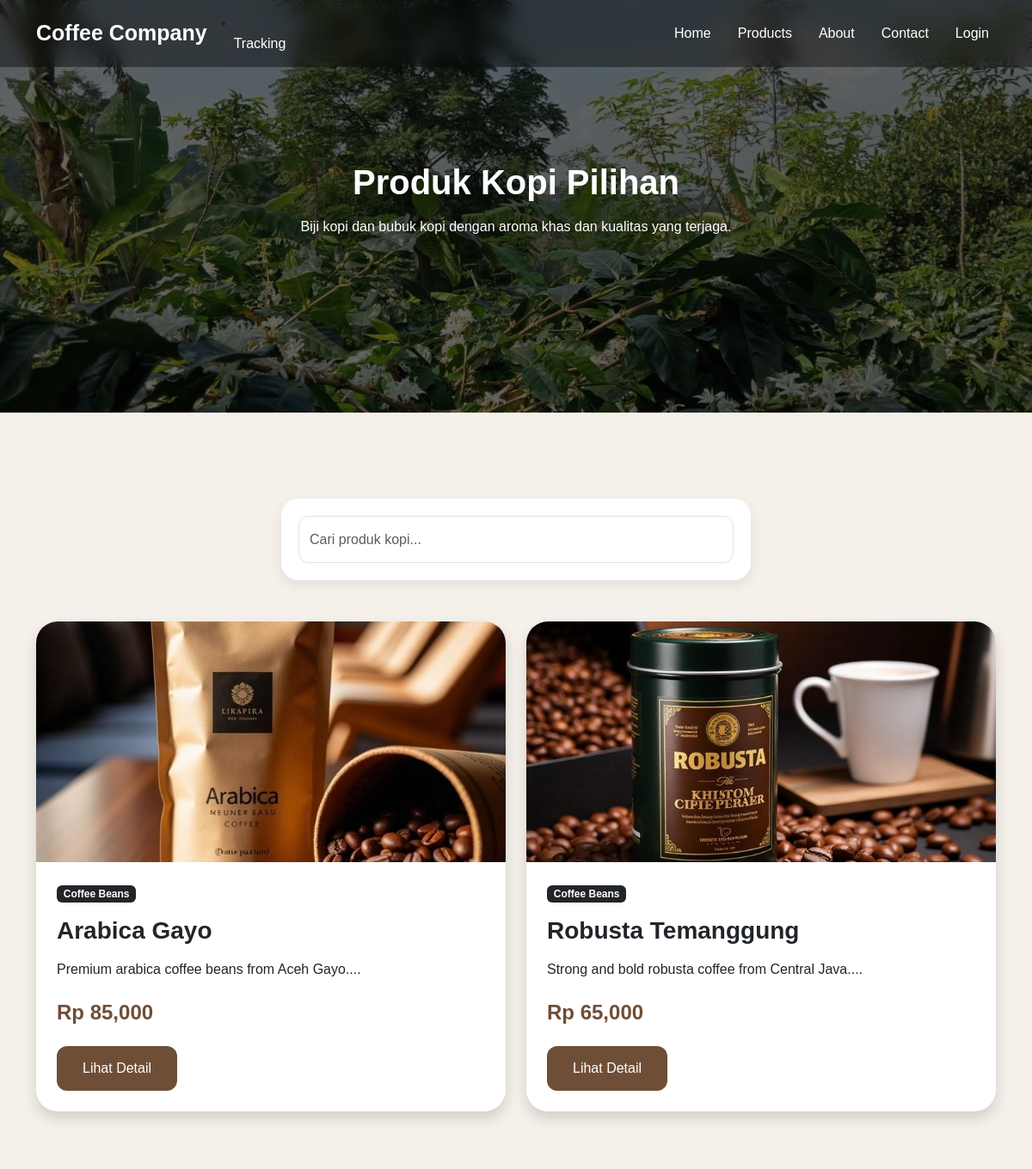
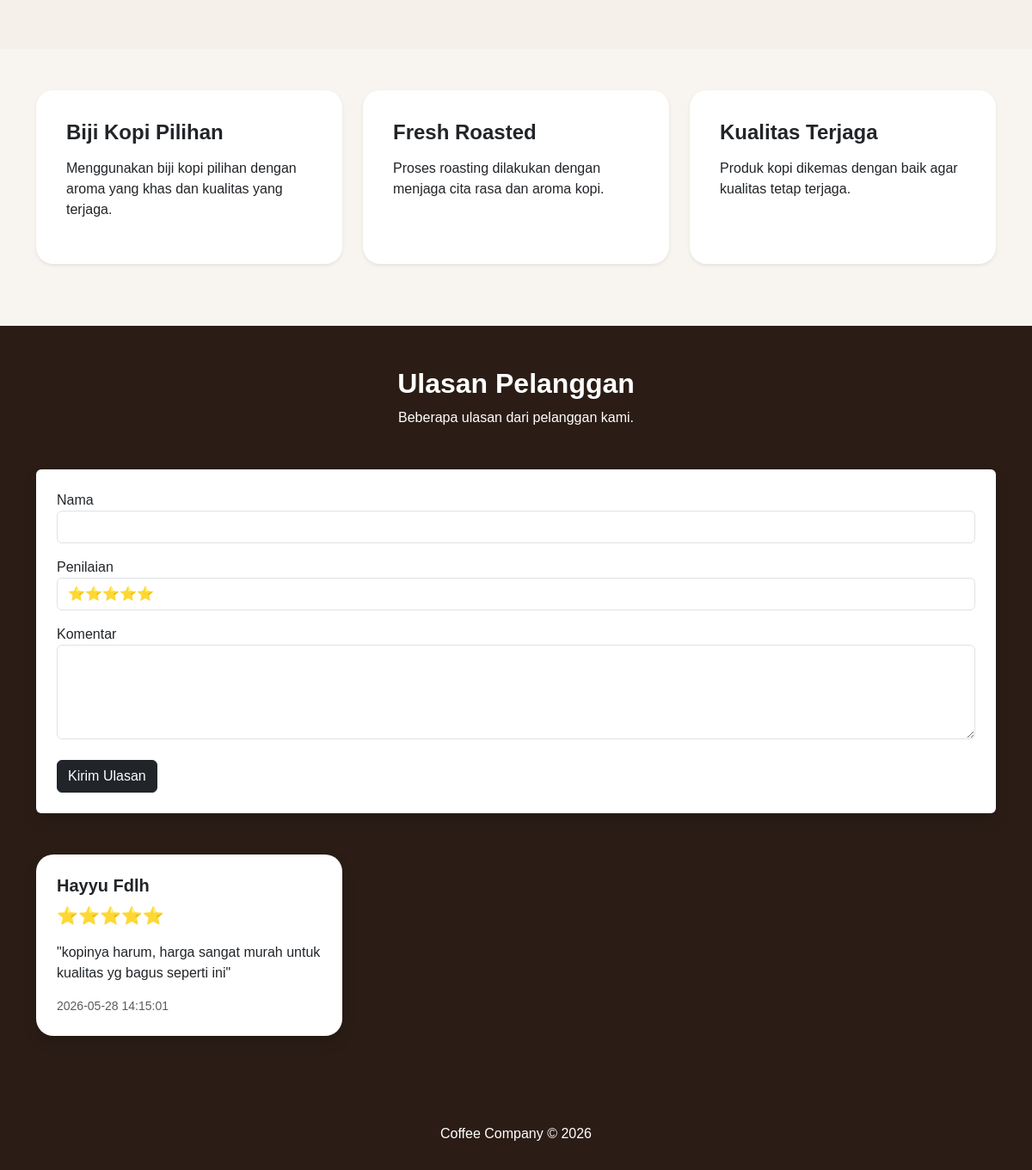
/products.php, run on the app's committed database (2 pictures, top to bottom).
### tables this page shows
CREATE TABLE IF NOT EXISTS `produk` (
  `id` int NOT NULL AUTO_INCREMENT,
  `nama_produk` varchar(100) DEFAULT NULL,
  `deskripsi` text,
  `harga` int DEFAULT NULL,
  `gambar` varchar(255) DEFAULT NULL,
  `kategori` varchar(50) DEFAULT NULL,
  PRIMARY KEY (`id`)
);

CREATE TABLE IF NOT EXISTS `reviews` (
  `id` int NOT NULL AUTO_INCREMENT,
  `nama` varchar(100) DEFAULT NULL,
  `rating` int DEFAULT NULL,
  `komentar` text,
  `tanggal` timestamp NULL DEFAULT CURRENT_TIMESTAMP,
  PRIMARY KEY (`id`)
);

### products.php (the view, shortened to what this page needs)
<?php
include 'config/koneksi.php';
if(isset($_GET['search'])){
    $search = $_GET['search'];
    $data = mysqli_query($conn,
    "SELECT * FROM produk
    WHERE nama_produk LIKE '%$search%'");
} else {
    $data = mysqli_query($conn,
    "SELECT * FROM produk");
}
$review = mysqli_query($conn,
"SELECT * FROM reviews ORDER BY id DESC");
?>
<!DOCTYPE html>
<html lang="id">
<head>
    <link href="https://cdn.jsdelivr.net/npm/bootstrap@5.3.3/dist/css/bootstrap.min.css" rel="stylesheet">
    <link rel="stylesheet" href="assets/css/style.css">
</head>
<body>
<nav class="navbar navbar-expand-lg navbar-dark fixed-top">
    <div class="container">
        <a class="navbar-brand fw-bold" href="#">
            Coffee Company
        </a>
        <li class="nav-item">
            <a class="nav-link" href="cek_pesanan.php">
                Tracking
            </a>
        </li>
        <div class="collapse navbar-collapse" id="menu">
            <ul class="navbar-nav ms-auto">
                <li class="nav-item">
                    <a class="nav-link" href="index.php">
                        Home
                    </a>
                </li>
                <li class="nav-item">
                    <a class="nav-link active" href="products.php">
                        Products
                    </a>
                </li>
                <li class="nav-item">
                    <a class="nav-link" href="about.php">
                        About
                    </a>
                </li>
                <li class="nav-item">
                    <a class="nav-link" href="contact.php">
                        Contact
                    </a>
                </li>
                <?php if(isset($_SESSION['role'])) { ?>
                    <li class="nav-item">
                        <a class="nav-link" href="logout.php">
                            Logout
                        </a>
                    </li>
                <?php } else { ?>
                    <li class="nav-item">
                        <a class="nav-link" href="login.php">
                            Login
                        </a>
                    </li>
                <?php } ?>
            </ul>
        </div>
    </div>
</nav>
<section class="hero-products">
    <div class="container">
        <h1 class="fw-bold">
            Produk Kopi Pilihan
        </h1>
        <p class="mt-3">
            Biji kopi dan bubuk kopi dengan aroma khas
            dan kualitas yang terjaga.
        </p>
    </div>
</section>
<section class="product-section">
    <div class="container">
        <div class="row justify-content-center mb-5">
            <div class="col-md-6">
                <div class="search-box">
                    <form method="GET">
                        <input
                        type="text"
                        name="search"
                        class="form-control search-input"
                        placeholder="Cari produk kopi...">
                    </form>
                </div>
            </div>
        </div>
        <div class="row">
            <?php while($d = mysqli_fetch_array($data)) { ?>
            <div class="col-md-6 mb-4">
                <div class="card product-card shadow h-100">
                    <img
                    src="assets/img/<?php echo $d['gambar']; ?>"
                    class="product-img">
                    <div class="card-body p-4">
                        <span class="badge bg-dark mb-3">
                            <?php echo $d['kategori']; ?>
                        </span>
                        <h3 class="fw-bold">
                            <?php echo $d['nama_produk']; ?>
                        </h3>
                        <p class="mt-3">
                            <?php echo substr($d['deskripsi'],0,120); ?>...
                        </p>
                        <h4 class="fw-bold mt-4 price">
                            Rp <?php echo number_format($d['harga']); ?>
                        </h4>
                        <button
                        class="btn btn-coffee mt-3"
                        data-bs-toggle="modal"
                        data-bs-target="#modal<?php echo $d['id']; ?>">
                            Lihat Detail
                        </button>
                    </div>
                </div>
            </div>
            <?php } ?>
        </div>
    </div>
</section>
<section class="info-section py-5">
    <div class="container">
        <div class="row">
            <div class="col-md-4 mb-4">
                <div class="info-box shadow-sm">
                    <h4 class="fw-bold mb-3">
                        Biji Kopi Pilihan
                    </h4>
                    <p>
                        Menggunakan biji kopi pilihan dengan
                        aroma yang khas dan kualitas yang terjaga.
                    </p>
                </div>
            </div>
            <div class="col-md-4 mb-4">
                <div class="info-box shadow-sm">
                    <h4 class="fw-bold mb-3">
                        Fresh Roasted
                    </h4>
                    <p>
                        Proses roasting dilakukan dengan
                        menjaga cita rasa dan aroma kopi.
                    </p>
                </div>
            </div>
            <div class="col-md-4 mb-4">
                <div class="info-box shadow-sm">
                    <h4 class="fw-bold mb-3">
                        Kualitas Terjaga
                    </h4>
                    <p>
                        Produk kopi dikemas dengan baik
                        agar kualitas tetap terjaga.
                    </p>
                </div>
            </div>
        </div>
    </div>
</section>
<section class="review-section py-5 text-white">
    <div class="container">
        <div class="text-center mb-5">
            <h2 class="fw-bold">
                Ulasan Pelanggan
            </h2>
            <p>
                Beberapa ulasan dari pelanggan kami.
            </p>
        </div>
        <div class="card border-0 shadow p-4 mb-5">
            <form action="proses/tambah_review.php"
            method="POST">
                <div class="mb-3">
                    <label class="text-dark">
                        Nama
                    </label>
                    <input
                    type="text"
                    name="nama"
                    class="form-control"
                    required>
                </div>
                <div class="mb-3">
                    <label class="text-dark">
                        Penilaian
                    </label>
                    <select
                    name="rating"
                    class="form-control">
                        <option value="5">⭐⭐⭐⭐⭐</option>
                    </select>
                </div>
                <div class="mb-4">
                    <label class="text-dark">
                        Komentar
                    </label>
                    <textarea
                    name="komentar"
                    class="form-control"
                    rows="4"
                    required></textarea>
                </div>
                <button class="btn btn-dark">
                    Kirim Ulasan
                </button>
            </form>
        </div>
        <div class="row">
            <?php while($r = mysqli_fetch_array($review)) { ?>
            <div class="col-md-4 mb-4">
                <div class="card review-card shadow h-100 p-4 text-dark">
                    <h5 class="fw-bold">
                        <?php echo $r['nama']; ?>
                    </h5>
                    <div class="star mb-3">
                        <?php
                        for($i=1; $i <= $r['rating']; $i++){
                            echo "⭐";
                        }
                        ?>
                    </div>
                    <p>
                        "<?php echo $r['komentar']; ?>"
                    </p>
                    <small class="text-muted">
                        <?php echo $r['tanggal']; ?>
                    </small>
                </div>
            </div>
            <?php } ?>
        </div>
    </div>
</section>
<div class="footer">
    Coffee Company © 2026
</div>
</body>
</html>

### assets/css/style.css (style rules this page uses)
* { margin: 0; padding: 0; box-sizing: border-box; }
body { font-family: Arial; background-color: #f5f1ea; }
.navbar { background: rgba(0,0,0,0.4); backdrop-filter: blur(10px); padding: 15px 0; }
.navbar-brand { font-size: 25px; }
.nav-link { color: white !important; margin-left: 15px; transition: 0.3s; }
.btn-coffee { background-color: #6f4e37; color: white; padding: 14px 30px; border-radius: 12px; border: none; transition: 0.3s; }
.product-section { padding: 100px 0; }
.product-card { border: none; border-radius: 25px; overflow: hidden; transition: 0.4s; }
.product-img { height: 280px; object-fit: cover; }
.footer { background-color: #2b1d16; color: white; text-align: center; padding: 30px; }

### products.php (style rules this page uses)
.hero-products { min-height: 60vh; display: flex; align-items: center; justify-content: center; text-align: center; color: white; background-image: linear-gradient( rgba(0,0,0,0.6), rgba(0,0,0,0.6) ), url('assets/img/bg.jpeg'); background-size: cover; background-position: center; }
.search-box { background-color: white; padding: 20px; border-radius: 20px; box-shadow: 0 5px 15px rgba(0,0,0,0.08); }
.search-input { height: 55px; border-radius: 12px; }
.product-card { border: none; border-radius: 25px; overflow: hidden; transition: 0.4s; background-color: white; }
.product-img { height: 280px; object-fit: cover; }
.price { color: #6f4e37; }
.info-section { background-color: #f8f5f0; }
.info-box { background-color: white; padding: 35px; border-radius: 20px; transition: 0.3s; height: 100%; }
.review-section { background-color: #2b1d16; }
.review-card { border: none; border-radius: 20px; transition: 0.3s; }
.star { font-size: 20px; }

### data on the page
produk: gambar (picture), kategori "Coffee Beans", nama_produk "Arabica Gayo", deskripsi "Premium arabica coffee beans from Aceh Gayo.", harga "85,000"
produk: gambar (picture), kategori "Coffee Beans", nama_produk "Robusta Temanggung", deskripsi "Strong and bold robusta coffee from Central Java.", harga "65,000"
reviews: nama "Hayyu Fdlh", komentar "kopinya harum, harga sangat murah untuk kualitas yg bagus seperti ini", tanggal "2026-05-28 14:15:01"
